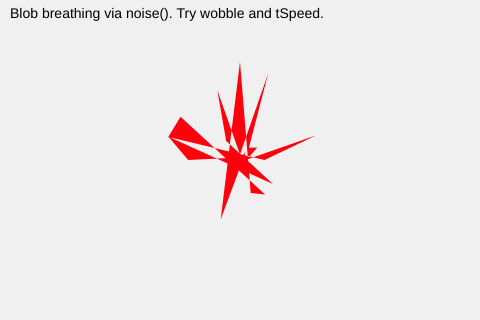
Frame 1 (no input)
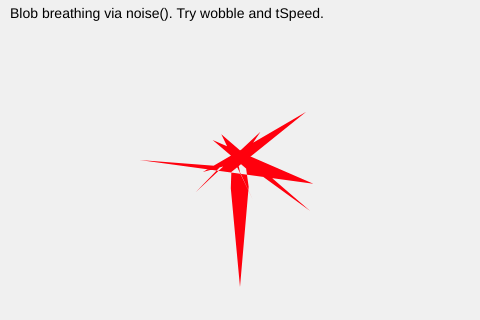
Frame 60 (no input)
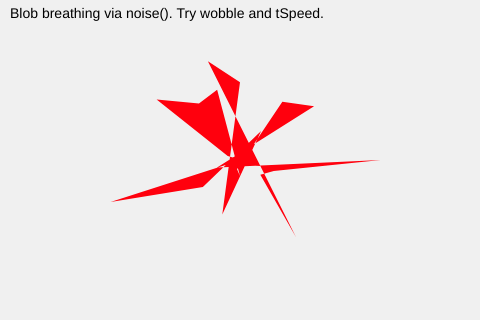
Frame 120 (the mouse pressed at the canvas centre since frame 60)

The p5.js sketch that drew these frames (run headless with seeded random() and noise() and a simulated clock; from frame 60 on, the mouse is pressed at the canvas centre):

// p5.js sketch
// ── sketch.js
// Object representing a soft animated blob
let blob = {
  // Position of the blob (centre of the shape)
  x: 240,
  y: 160, // centre of the canvas

  // Base size and shape resolution
  r: 28, // Base radius of the blob
  points: 20, // Number of vertices around the circle (higher = smoother) <-- Added more points to create a more hostile blob

  // Shape deformation settings
  wobble: 200, // Maximum amount the edge can move in or out <-- Increased movement of the wobbles to create a more erratic blob with points that jab out more
  wobbleFreq: 10, // Controls how =lumpy or smooth the blob looks <-- Adjusted the number to make the blob more lumpy

  // Time values for animation
  t: 0, // Time input for noise()
  tSpeed: 0.15, // How fast the blob "breathes" <-- Changed to make the breathing faster, creating more rapid movement
};

function setup() {
  createCanvas(480, 320);
  noStroke();

  // Text settings for on-screen instructions
  textFont("sans-serif");
  textSize(14);
}

function draw() {
  background(240);

  // --- Animate over time ---
  // Increment time so noise() changes smoothly every frame
  blob.t += blob.tSpeed;

  // --- Draw the blob ---
  // We draw a circle made of many points,
  // then push each point in or out using Perlin noise
  fill(255, 0, 13);
  beginShape();

  // Loop once around the circle
  for (let i = 0; i < blob.points; i++) {
    // Angle around the circle (0 → TAU)
    const a = (i / blob.points) * TAU;

    // Sample Perlin noise using:
    // - direction (cos/sin of angle)
    // - time (blob.t) for animation
    const n = noise(
      cos(a) * blob.wobbleFreq + 100,
      sin(a) * blob.wobbleFreq + 100,
      blob.t,
    );

    // Convert noise value (0–1) into a radius offset
    const r = blob.r + map(n, 0, 1, -blob.wobble, blob.wobble);

    // Convert polar coordinates (angle + radius)
    // into screen coordinates (x, y)
    vertex(blob.x + cos(a) * r, blob.y + sin(a) * r);
  }

  // Close the shape to form a solid blob
  endShape(CLOSE);

  // --- On-screen tip for experimentation ---
  fill(0);
  text("Blob breathing via noise(). Try wobble and tSpeed.", 10, 18);
}
